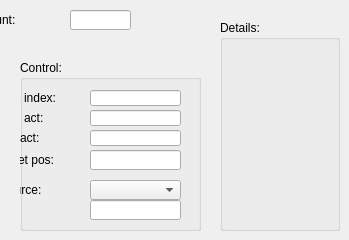
   <widget class="QWidget" name="tab_2">
    <attribute name="title">
     <string>Enc</string>
    </attribute>
    <widget class="caLineEdit" name="calineedit_52">
     <property name="geometry">
      <rect>
       <x>70</x>
       <y>10</y>
       <width>61</width>
       <height>20</height>
      </rect>
     </property>
     <property name="minimumSize">
      <size>
       <width>0</width>
       <height>20</height>
      </size>
     </property>
     <property name="maximumSize">
      <size>
       <width>16777215</width>
       <height>20</height>
      </size>
     </property>
     <property name="channel" stdset="0">
      <string notr="true">$(DEV):$(Axis)-EncCnt</string>
     </property>
     <property name="background">
      <color alpha="222">
       <red>192</red>
       <green>192</green>
       <blue>192</blue>
      </color>
     </property>
     <property name="colorMode">
      <enum>caLineEdit::Static</enum>
     </property>
     <property name="precisionMode">
      <enum>caLineEdit::Channel</enum>
     </property>
     <property name="limitsMode">
      <enum>caLineEdit::User</enum>
     </property>
     <property name="unitsEnabled">
      <bool>true</bool>
     </property>
    </widget>
    <widget class="caLabel" name="calabel_98">
     <property name="geometry">
      <rect>
       <x>-20</x>
       <y>10</y>
       <width>80</width>
       <height>20</height>
      </rect>
     </property>
     <property name="minimumSize">
      <size>
       <width>0</width>
       <height>20</height>
      </size>
     </property>
     <property name="maximumSize">
      <size>
       <width>16777215</width>
       <height>20</height>
      </size>
     </property>
     <property name="text">
      <string>Count:</string>
     </property>
    </widget>
    <widget class="QGroupBox" name="groupBox_5">
     <property name="geometry">
      <rect>
       <x>20</x>
       <y>60</y>
       <width>181</width>
       <height>171</height>
      </rect>
     </property>
     <property name="toolTip">
      <string extracomment="The primary encoder is used for control."/>
     </property>
     <property name="title">
      <string>Control:</string>
     </property>
     <widget class="caLineEdit" name="calineedit_46">
      <property name="geometry">
       <rect>
        <x>70</x>
        <y>30</y>
        <width>91</width>
        <height>16</height>
       </rect>
      </property>
      <property name="maximumSize">
       <size>
        <width>16777215</width>
        <height>18</height>
       </size>
      </property>
      <property name="channel" stdset="0">
       <string notr="true">$(DEV):$(Axis)-SetEncIdCmd-RB</string>
      </property>
      <property name="background">
       <color alpha="222">
        <red>192</red>
        <green>192</green>
        <blue>192</blue>
       </color>
      </property>
      <property name="colorMode">
       <enum>caLineEdit::Static</enum>
      </property>
      <property name="precisionMode">
       <enum>caLineEdit::Channel</enum>
      </property>
      <property name="limitsMode">
       <enum>caLineEdit::User</enum>
      </property>
      <property name="unitsEnabled">
       <bool>true</bool>
      </property>
     </widget>
     <widget class="caLabel" name="calabel_101">
      <property name="geometry">
       <rect>
        <x>-20</x>
        <y>30</y>
        <width>80</width>
        <height>16</height>
       </rect>
      </property>
      <property name="maximumSize">
       <size>
        <width>16777215</width>
        <height>16</height>
       </size>
      </property>
      <property name="text">
       <string>Enc index:</string>
      </property>
     </widget>
     <widget class="caLineEdit" name="calineedit_51">
      <property name="geometry">
       <rect>
        <x>70</x>
        <y>70</y>
        <width>91</width>
        <height>16</height>
       </rect>
      </property>
      <property name="maximumSize">
       <size>
        <width>16777215</width>
        <height>18</height>
       </size>
      </property>
      <property name="channel" stdset="0">
       <string notr="true">$(DEV):$(Axis)-VelAct</string>
      </property>
      <property name="background">
       <color alpha="222">
        <red>192</red>
        <green>192</green>
        <blue>192</blue>
       </color>
      </property>
      <property name="colorMode">
       <enum>caLineEdit::Static</enum>
      </property>
      <property name="precisionMode">
       <enum>caLineEdit::Channel</enum>
      </property>
      <property name="limitsMode">
       <enum>caLineEdit::User</enum>
      </property>
      <property name="unitsEnabled">
       <bool>true</bool>
      </property>
     </widget>
     <widget class="caLineEdit" name="calineedit_50">
      <property name="geometry">
       <rect>
        <x>70</x>
        <y>50</y>
        <width>91</width>
        <height>16</height>
       </rect>
      </property>
      <property name="maximumSize">
       <size>
        <width>16777215</width>
        <height>18</height>
       </size>
      </property>
      <property name="channel" stdset="0">
       <string notr="true">$(DEV):$(Axis)-PosAct</string>
      </property>
      <property name="background">
       <color alpha="222">
        <red>192</red>
        <green>192</green>
        <blue>192</blue>
       </color>
      </property>
      <property name="colorMode">
       <enum>caLineEdit::Static</enum>
      </property>
      <property name="precisionMode">
       <enum>caLineEdit::Channel</enum>
      </property>
      <property name="limitsMode">
       <enum>caLineEdit::User</enum>
      </property>
      <property name="unitsEnabled">
       <bool>true</bool>
      </property>
     </widget>
     <widget class="caLabel" name="calabel_102">
      <property name="geometry">
       <rect>
        <x>-20</x>
        <y>50</y>
        <width>80</width>
        <height>16</height>
       </rect>
      </property>
      <property name="maximumSize">
       <size>
        <width>16777215</width>
        <height>16</height>
       </size>
      </property>
      <property name="text">
       <string>Pos act: </string>
      </property>
     </widget>
     <widget class="caLabel" name="calabel_103">
      <property name="geometry">
       <rect>
        <x>-20</x>
        <y>70</y>
        <width>80</width>
        <height>16</height>
       </rect>
      </property>
      <property name="maximumSize">
       <size>
        <width>16777215</width>
        <height>16</height>
       </size>
      </property>
      <property name="text">
       <string>Vel act: </string>
      </property>
     </widget>
     <widget class="caLabel" name="calabel_65">
      <property name="geometry">
       <rect>
        <x>-10</x>
        <y>90</y>
        <width>71</width>
        <height>20</height>
       </rect>
      </property>
      <property name="minimumSize">
       <size>
        <width>0</width>
        <height>20</height>
       </size>
      </property>
      <property name="maximumSize">
       <size>
        <width>16777215</width>
        <height>20</height>
       </size>
      </property>
      <property name="text">
       <string>Set pos:</string>
      </property>
     </widget>
     <widget class="caTextEntry" name="catextentry_16">
      <property name="geometry">
       <rect>
        <x>70</x>
        <y>90</y>
        <width>91</width>
        <height>20</height>
       </rect>
      </property>
      <property name="minimumSize">
       <size>
        <width>0</width>
        <height>20</height>
       </size>
      </property>
      <property name="maximumSize">
       <size>
        <width>16777215</width>
        <height>20</height>
       </size>
      </property>
      <property name="readOnly">
       <bool>false</bool>
      </property>
      <property name="channel" stdset="0">
       <string notr="true">$(DEV):$(Axis)-SetEncPosCmd</string>
      </property>
      <property name="keepFocus">
       <bool>true</bool>
      </property>
     </widget>
     <widget class="caLineEdit" name="calineedit_16">
      <property name="geometry">
       <rect>
        <x>70</x>
        <y>140</y>
        <width>91</width>
        <height>20</height>
       </rect>
      </property>
      <property name="minimumSize">
       <size>
        <width>0</width>
        <height>18</height>
       </size>
      </property>
      <property name="channel" stdset="0">
       <string notr="true">$(DEV):$(Axis)-EncSrcTyp-RB</string>
      </property>
      <property name="precisionMode">
       <enum>caLineEdit::Channel</enum>
      </property>
      <property name="limitsMode">
       <enum>caLineEdit::User</enum>
      </property>
      <property name="unitsEnabled">
       <bool>true</bool>
      </property>
     </widget>
     <widget class="caLabel" name="calabel_73">
      <property name="geometry">
       <rect>
        <x>-20</x>
        <y>120</y>
        <width>81</width>
        <height>20</height>
       </rect>
      </property>
      <property name="minimumSize">
       <size>
        <width>0</width>
        <height>20</height>
       </size>
      </property>
      <property name="maximumSize">
       <size>
        <width>16777215</width>
        <height>20</height>
       </size>
      </property>
      <property name="text">
       <string>Source:</string>
      </property>
     </widget>
     <widget class="caMenu" name="camenu_8">
      <property name="geometry">
       <rect>
        <x>70</x>
        <y>120</y>
        <width>91</width>
        <height>20</height>
       </rect>
      </property>
      <property name="minimumSize">
       <size>
        <width>0</width>
        <height>18</height>
       </size>
      </property>
      <property name="layoutDirection">
       <enum>Qt::LeftToRight</enum>
      </property>
      <property name="channel" stdset="0">
       <string notr="true">$(DEV):$(Axis)-EncSrcTyp-Cmd</string>
      </property>
     </widget>
    </widget>
    <widget class="QGroupBox" name="groupBox_6">
     <property name="geometry">
      <rect>
       <x>220</x>
       <y>20</y>
       <width>120</width>
       <height>211</height>
      </rect>
     </property>
     <property name="title">
      <string>Details:</string>
     </property>
     <widget class="caFrame" name="caframe_8">
      <property name="geometry">
       <rect>
        <x>20</x>
        <y>50</y>
        <width>71</width>
        <height>31</height>
       </rect>
      </property>
      <property name="macro">
       <string notr="true">ENC_ID=02,DEV=$(DEV),Axis=$(Axis),IOC=$(IOC)</string>
      </property>
      <property name="visibility">
       <enum>caFrame::Calc</enum>
      </property>
      <property name="visibilityCalc">
       <string notr="true">A&gt;=2</string>
      </property>
      <property name="channel" stdset="0">
       <string notr="true">$(DEV):$(Axis)-EncCnt</string>
      </property>
      <widget class="caRelatedDisplay" name="carelateddisplay_32">
       <property name="geometry">
        <rect>
         <x>10</x>
         <y>0</y>
         <width>61</width>
         <height>21</height>
        </rect>
       </property>
       <property name="labels">
        <string>$(ENC_ID)</string>
       </property>
       <property name="files">
        <string>ecmcAxisEncExpert.ui</string>
       </property>
       <property name="args">
        <string>ENC_ID=$(ENC_ID),DEV=$(DEV),Axis=$(Axis),IOC=$(IOC)</string>
       </property>
      </widget>
     </widget>
     <widget class="caFrame" name="caframe_11">
      <property name="geometry">
       <rect>
        <x>20</x>
        <y>110</y>
        <width>71</width>
        <height>31</height>
       </rect>
      </property>
      <property name="macro">
       <string notr="true">ENC_ID=05,DEV=$(DEV),Axis=$(Axis),IOC=$(IOC)</string>
      </property>
      <property name="visibility">
       <enum>caFrame::Calc</enum>
      </property>
      <property name="visibilityCalc">
       <string notr="true">A&gt;=5</string>
      </property>
      <property name="channel" stdset="0">
       <string notr="true">$(DEV):$(Axis)-EncCnt</string>
      </property>
      <widget class="caRelatedDisplay" name="carelateddisplay_31">
       <property name="geometry">
        <rect>
         <x>10</x>
         <y>0</y>
         <width>61</width>
         <height>21</height>
        </rect>
       </property>
       <property name="labels">
        <string>$(ENC_ID)</string>
       </property>
       <property name="files">
        <string>ecmcAxisEncExpert.ui</string>
       </property>
       <property name="args">
        <string>ENC_ID=$(ENC_ID),DEV=$(DEV),Axis=$(Axis),IOC=$(IOC)</string>
       </property>
      </widget>
     </widget>
     <widget class="caFrame" name="caframe_12">
      <property name="geometry">
       <rect>
        <x>20</x>
        <y>130</y>
        <width>71</width>
        <height>31</height>
       </rect>
      </property>
      <property name="macro">
       <string notr="true">ENC_ID=06,DEV=$(DEV),Axis=$(Axis),IOC=$(IOC)</string>
      </property>
      <property name="visibility">
       <enum>caFrame::Calc</enum>
      </property>
      <property name="visibilityCalc">
       <string notr="true">A&gt;=6</string>
      </property>
      <property name="channel" stdset="0">
       <string notr="true">$(DEV):$(Axis)-EncCnt</string>
      </property>
      <widget class="caRelatedDisplay" name="carelateddisplay_26">
       <property name="geometry">
        <rect>
         <x>10</x>
         <y>0</y>
         <width>61</width>
         <height>21</height>
        </rect>
       </property>
       <property name="labels">
        <string>$(ENC_ID)</string>
       </property>
       <property name="files">
        <string>ecmcAxisEncExpert.ui</string>
       </property>
       <property name="args">
        <string>ENC_ID=$(ENC_ID),DEV=$(DEV),Axis=$(Axis),IOC=$(IOC)</string>
       </property>
      </widget>
     </widget>
     <widget class="caFrame" name="caframe_13">
      <property name="geometry">
       <rect>
        <x>20</x>
        <y>150</y>
        <width>71</width>
        <height>31</height>
       </rect>
      </property>
      <property name="macro">
       <string notr="true">ENC_ID=07,DEV=$(DEV),Axis=$(Axis),IOC=$(IOC)</string>
      </property>
      <property name="visibility">
       <enum>caFrame::Calc</enum>
      </property>
      <property name="visibilityCalc">
       <string notr="true">A&gt;=7</string>
      </property>
      <property name="channel" stdset="0">
       <string notr="true">$(DEV):$(Axis)-EncCnt</string>
      </property>
      <widget class="caRelatedDisplay" name="carelateddisplay_30">
       <property name="geometry">
        <rect>
         <x>10</x>
         <y>0</y>
         <width>61</width>
         <height>21</height>
        </rect>
       </property>
       <property name="labels">
        <string>$(ENC_ID)</string>
       </property>
       <property name="files">
        <string>ecmcAxisEncExpert.ui</string>
       </property>
       <property name="args">
        <string>ENC_ID=$(ENC_ID),DEV=$(DEV),Axis=$(Axis),IOC=$(IOC)</string>
       </property>
      </widget>
     </widget>
     <widget class="caFrame" name="caframe_9">
      <property name="geometry">
       <rect>
        <x>20</x>
        <y>70</y>
        <width>71</width>
        <height>31</height>
       </rect>
      </property>
      <property name="macro">
       <string notr="true">ENC_ID=03,DEV=$(DEV),Axis=$(Axis),IOC=$(IOC)</string>
      </property>
      <property name="visibility">
       <enum>caFrame::Calc</enum>
      </property>
      <property name="visibilityCalc">
       <string notr="true">A&gt;=3</string>
      </property>
      <property name="channel" stdset="0">
       <string notr="true">$(DEV):$(Axis)-EncCnt</string>
      </property>
      <widget class="caRelatedDisplay" name="carelateddisplay_25">
       <property name="geometry">
        <rect>
         <x>10</x>
         <y>0</y>
         <width>61</width>
         <height>21</height>
        </rect>
       </property>
       <property name="labels">
        <string>$(ENC_ID)</string>
       </property>
       <property name="files">
        <string>ecmcAxisEncExpert.ui</string>
       </property>
       <property name="args">
        <string>ENC_ID=$(ENC_ID),DEV=$(DEV),Axis=$(Axis),IOC=$(IOC)</string>
       </property>
      </widget>
     </widget>
     <widget class="caFrame" name="caframe_10">
      <property name="geometry">
       <rect>
        <x>20</x>
        <y>90</y>
        <width>71</width>
        <height>31</height>
       </rect>
      </property>
      <property name="macro">
       <string notr="true">ENC_ID=04,DEV=$(DEV),Axis=$(Axis),IOC=$(IOC)</string>
      </property>
      <property name="visibility">
       <enum>caFrame::Calc</enum>
      </property>
      <property name="visibilityCalc">
       <string notr="true">A&gt;=4</string>
      </property>
      <property name="channel" stdset="0">
       <string notr="true">$(DEV):$(Axis)-EncCnt</string>
      </property>
      <widget class="caRelatedDisplay" name="carelateddisplay_28">
       <property name="geometry">
        <rect>
         <x>10</x>
         <y>0</y>
         <width>61</width>
         <height>21</height>
        </rect>
       </property>
       <property name="labels">
        <string>$(ENC_ID)</string>
       </property>
       <property name="files">
        <string>ecmcAxisEncExpert.ui</string>
       </property>
       <property name="args">
        <string>ENC_ID=$(ENC_ID),DEV=$(DEV),Axis=$(Axis),IOC=$(IOC)</string>
       </property>
      </widget>
     </widget>
     <widget class="caFrame" name="caframe_7">
      <property name="geometry">
       <rect>
        <x>20</x>
        <y>30</y>
        <width>71</width>
        <height>31</height>
       </rect>
      </property>
      <property name="macro">
       <string notr="true">ENC_ID=01,DEV=$(DEV),Axis=$(Axis),IOC=$(IOC)</string>
      </property>
      <property name="visibility">
       <enum>caFrame::Calc</enum>
      </property>
      <property name="visibilityCalc">
       <string notr="true">A&gt;=1</string>
      </property>
      <property name="channel" stdset="0">
       <string notr="true">$(DEV):$(Axis)-EncCnt</string>
      </property>
      <widget class="caRelatedDisplay" name="carelateddisplay_29">
       <property name="geometry">
        <rect>
         <x>10</x>
         <y>0</y>
         <width>61</width>
         <height>21</height>
        </rect>
       </property>
       <property name="labels">
        <string>$(ENC_ID)</string>
       </property>
       <property name="files">
        <string>ecmcAxisEncExpert.ui</string>
       </property>
       <property name="args">
        <string>ENC_ID=$(ENC_ID),DEV=$(DEV),Axis=$(Axis),IOC=$(IOC)</string>
       </property>
      </widget>
     </widget>
     <widget class="caFrame" name="caframe_14">
      <property name="geometry">
       <rect>
        <x>20</x>
        <y>170</y>
        <width>71</width>
        <height>31</height>
       </rect>
      </property>
      <property name="macro">
       <string notr="true">ENC_ID=08,DEV=$(DEV),Axis=$(Axis),IOC=$(IOC)</string>
      </property>
      <property name="visibility">
       <enum>caFrame::Calc</enum>
      </property>
      <property name="visibilityCalc">
       <string notr="true">A&gt;=8</string>
      </property>
      <property name="channel" stdset="0">
       <string notr="true">$(DEV):$(Axis)-EncCnt</string>
      </property>
      <widget class="caRelatedDisplay" name="carelateddisplay_27">
       <property name="geometry">
        <rect>
         <x>10</x>
         <y>0</y>
         <width>61</width>
         <height>21</height>
        </rect>
       </property>
       <property name="labels">
        <string>$(ENC_ID)</string>
       </property>
       <property name="files">
        <string>ecmcAxisEncExpert.ui</string>
       </property>
       <property name="args">
        <string>ENC_ID=$(ENC_ID),DEV=$(DEV),Axis=$(Axis),IOC=$(IOC)</string>
       </property>
      </widget>
     </widget>
    </widget>
   </widget>
